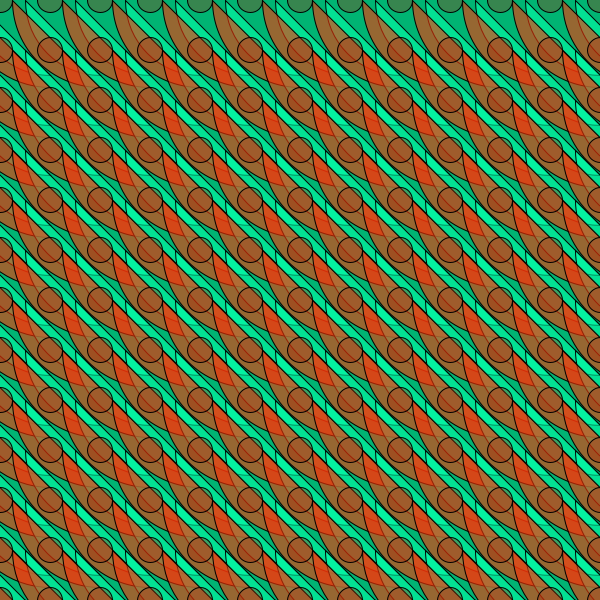
Frame 1 (no input)
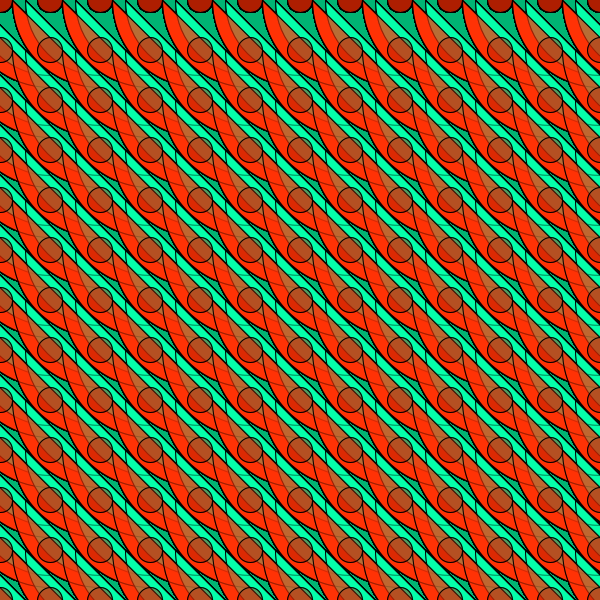
Frame 60 (the mouse pressed at the canvas centre just before this capture)
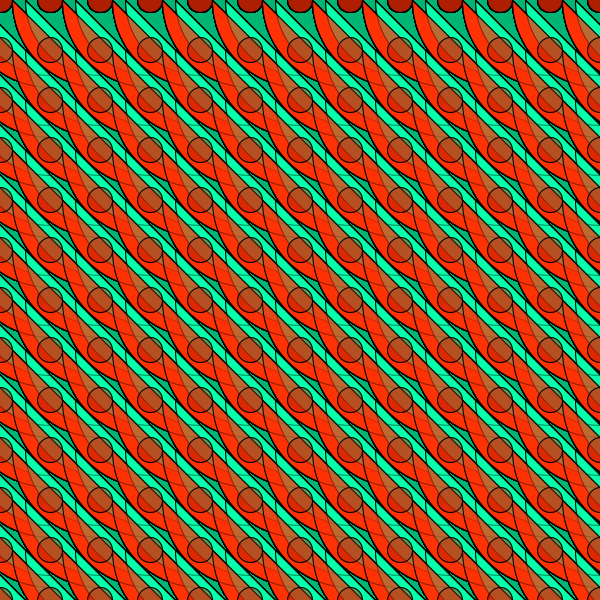
Frame 120 (the mouse held since frame 60 and released just before this capture)

The Processing sketch that drew these frames (run headless with seeded random() and noise(); from frame 60 on, the mouse is pressed at the canvas centre):

// Processing sketch: pattern_6
// ── pattern_6.pde
void setup() {
  size(600, 600);
  background(0, 180, 115);
}

void draw() {
  for (int x = 50; x < 700; x +=50) {
    for (int y = 0; y < 700; y +=50) {
      fill(5, 255, 170, 150);
      arc(x, y, 150, 150, HALF_PI, PI, CHORD);
      fill(175, 30, 0, 80);
      ellipse(x - 50, y, 25, 25);
      fill(255, 50, 5, 150);
      arc(x, y, 175, 175, HALF_PI, PI, CHORD);
    }
  }
}
